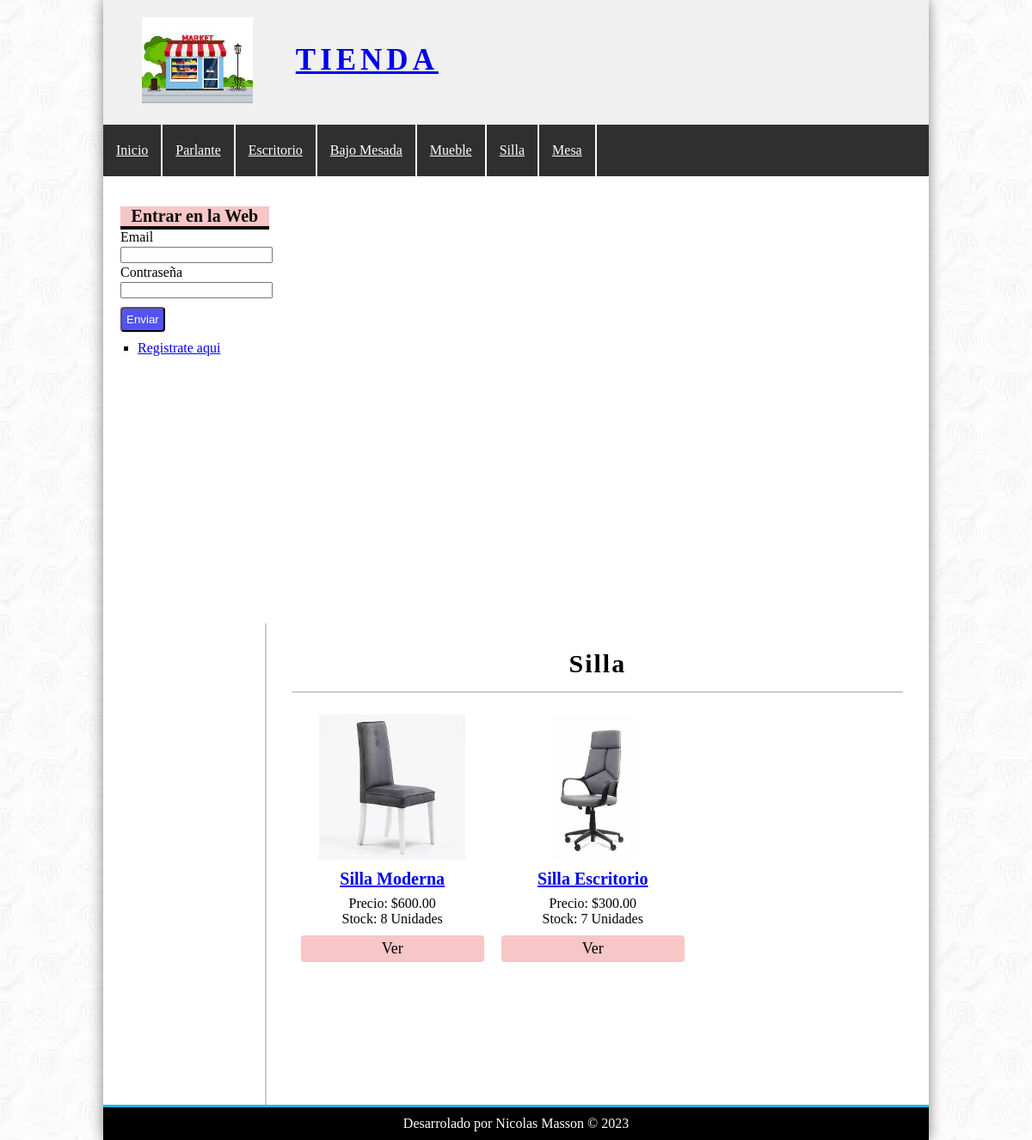
Page /?controller=categoria&accion=ver&id=2 on the earlier database version.
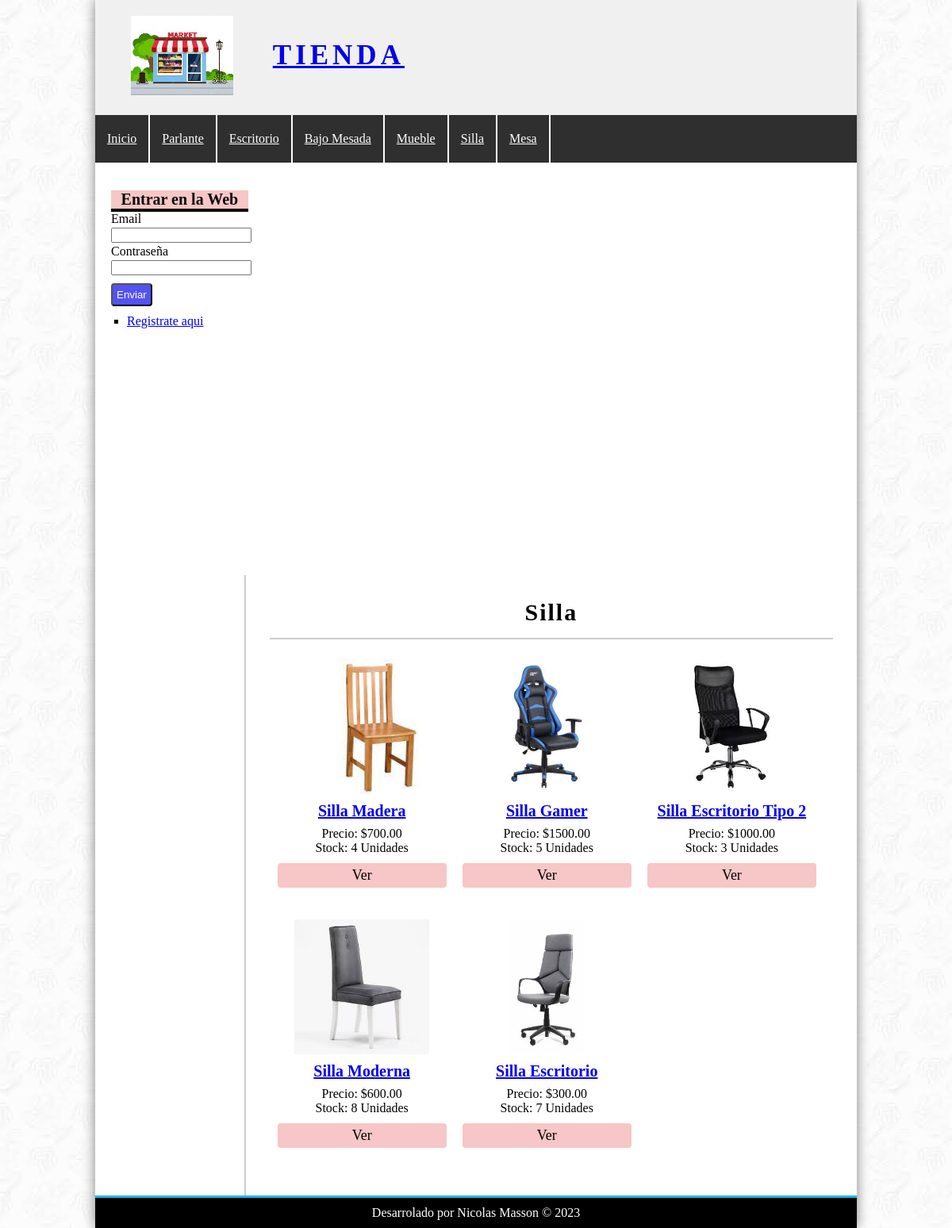
Same page on the later database version.
### tables this page shows
CREATE TABLE `categorias` (
  `id_Categoria` int(11) NOT NULL,
  `nombre` varchar(100) NOT NULL
);

CREATE TABLE `productos` (
  `id_Producto` int(11) NOT NULL,
  `id_Categoria` int(11) NOT NULL,
  `nombre` varchar(100) NOT NULL,
  `descripcion` text DEFAULT NULL,
  `precio` float(100,2) NOT NULL,
  `stock` int(100) NOT NULL,
  `fecha` date NOT NULL,
  `imagen` varchar(100) NOT NULL
);

### config/bd.php (called while the page is built)
<?php
class Database{
    public static function conectar(){
        $bd=new mysqli('localhost','root','','tienda');
        $bd->query("SET NAMES 'utf8'");
        return $bd;
    }
}
?>

### helper/utilidades.php (called while the page is built, shortened)
<?php
class utilidades
{
	public static function mostrarCategorias()
	{
		require_once 'models/categoria.php';
		$categoria = new Categoria();
		$categorias = $categoria->getCategorias();
		return $categorias;
	}
}

### models/categoria.php (called while the page is built, shortened)
<?php
require_once 'config/bd.php';
class Categoria
{
	private $id;
	private $bd;
	public function __construct()
	{
		$this->bd = Database::conectar();
	}
	function getId()
	{
		return $this->id;
	}
	function setId($id)
	{
		$this->id = $id;
	}
	public function getCategorias()
	{
		$getCategorias = $this->bd->query("SELECT * FROM categorias ORDER BY id_Categoria desc");
		return $getCategorias;
	}
	public function getCategoria()
	{
		$getCategoria = $this->bd->query("SELECT * FROM categorias WHERE id_Categoria={$this->getId()}");
		return $getCategoria->fetch_object();
	}
}
?>

### controllers/CategoriaController.php (called while the page is built, shortened)
<?php
require_once 'models/categoria.php';
require_once 'models/producto.php';
require_once 'helper/utilidades.php';
class categoriaController
{
    public function ver()
    {
        if (isset($_GET['id'])) {
            $id = $_GET['id'];
            $categoria = new Categoria();
            $categoria->setId($id);
            $categoria = $categoria->getCategoria();
            $producto = new Producto();
            $producto->setId_Categoria($id);
            $productos = $producto->getProductosCategoria();
        }
        require_once 'views/categoria/ver.php';
    }
}
?>

### models/producto.php (called while the page is built, shortened)
<?php
require_once 'config/bd.php';
class Producto
{
	private $id_Categoria;
	private $bd;
	public function __construct()
	{
		$this->bd = Database::conectar();
	}
	function getId_Categoria()
	{
		return $this->id_Categoria;
	}
	function setId_Categoria($id_Categoria)
	{
		$this->id_Categoria = $id_Categoria;
	}
	public function getProductosCategoria()
	{
		$getProductosCategoria = $this->bd->query("SELECT P.*,C.nombre as CategoriaNombre FROM productos as P INNER JOIN categorias as C ON C.id_Categoria=P.id_Categoria WHERE P.id_categoria={$this->getId_Categoria()} ORDER BY id_Producto desc");
		return $getProductosCategoria;
	}
}
?>

### views/categoria/ver.php (the view)
<?php
if (isset($categoria)): ?>
	<h1>
		<?= $categoria->nombre ?>
	</h1>
	<?php if ($productos->num_rows == 0) { ?>
		<p>No hay productos</p>
	<?php } else { ?>
		<?php
		while ($azar = $productos->fetch_object()): ?>
			<div class="product">
				<a href="<?= base_url ?>?controller=producto&accion=ver&id=<?= $azar->id_Producto ?>">
					<?php if ($azar->imagen != null) { ?>
						<img src="<?= base_url ?>/uploads/imagenes/<?= $azar->imagen ?>" alt="Imagen Tienda" class="imagen_compra">
					<?php } else { ?>
						<img src="<?= base_url ?>/img/tienda.jpg" alt="Imagen Tienda" class="imagen_compra">
					<?php }
					; ?>
					<h2>
						<?= $azar->nombre ?>
					</h2>
				</a>
				<p>
					<?= "Precio: $" . $azar->precio ?>
				</p>
				<p>
					<?= "Stock: " . $azar->stock . " Unidades" ?>
				</p>
				<a href="<?= base_url ?>?controller=producto&accion=ver&id=<?= $azar->id_Producto ?>" class="button">Ver</a>
			</div>
		<?php endwhile; ?>
	<?php } else: ?>
	<h1>La categoría no existe</h1>
<?php endif; ?>

### views/layout/header.php (shortened to what this page needs)
<!DOCTYPE HTML>
<html lang="es">
<head>
    <link rel="stylesheet" href="<?= base_url ?>css/styles.css" />
</head>
<body>
    <div id="contenedor">
        <header id="header">
            <div id="imagen">
                <img src="<?= base_url ?>img/tienda.jpg" alt="Imagen Tienda">
                <a href="index.php">Tienda</a>
            </div>
        </header>
        <?php
        require_once 'helper/utilidades.php';
        $categorias = utilidades::mostrarCategorias(); ?>
        <nav id="menu">
            <ul>
                <li>
                    <a href="<?= base_url ?>index.php">Inicio</a>
                </li>
                <?php while ($cate = $categorias->fetch_object()): ?>
                    <li>
                        <a href="<?= base_url ?>?controller=categoria&accion=ver&id=<?= $cate->id_Categoria ?>"><?= $cate->nombre ?></a>
                    </li>
                <?php endwhile; ?>
            </ul>
        </nav>

Differences in the rows shown:
added productos: imagen (picture), nombre "Silla Madera", precio "700.00", stock "4"
added productos: imagen (picture), nombre "Silla Gamer", precio "1500.00", stock "5"
added productos: imagen (picture), nombre "Silla Escritorio Tipo 2", precio "1000.00", stock "3"
